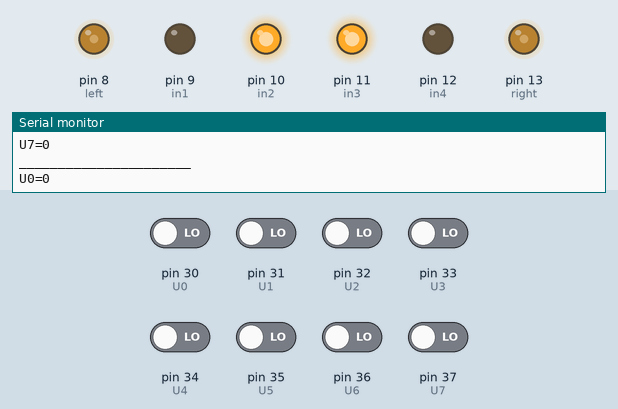
Bench run of a sketch on a simulated Arduino Mega 2560, built with avr-gcc and run on an emulated ATmega2560. Shown: output pins drawn as LEDs (lit = HIGH), the last lines printed to the serial monitor. The inputs (shaded band) are chosen by the test bench; at power-on: pin 30 (U0), pin 31 (U1), pin 32 (U2), pin 33 (U3), pin 34 (U4), pin 35 (U5), pin 36 (U6), pin 37 (U7) LOW.

Above: at 1.2 s.
1.3 s: pin 30 (U0) driven HIGH
At 2.3 s:
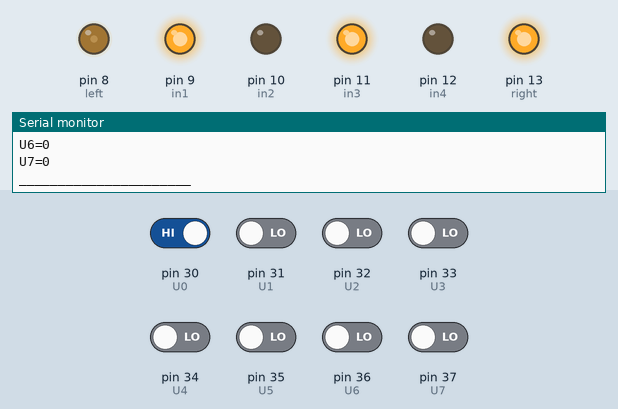
2.8 s: pin 30 (U0) driven LOW
At 3.4 s:
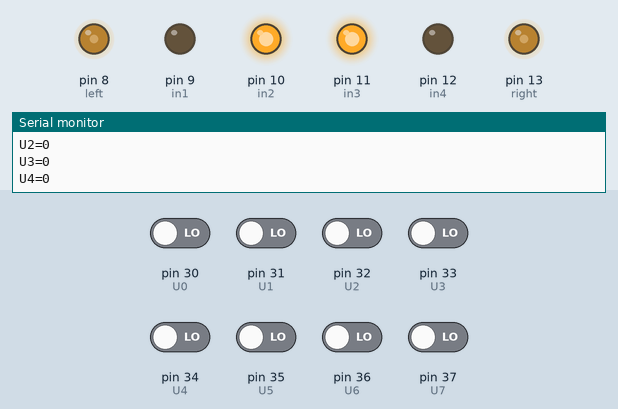
4.3 s: pin 31 (U1) driven HIGH
At 5.5 s:
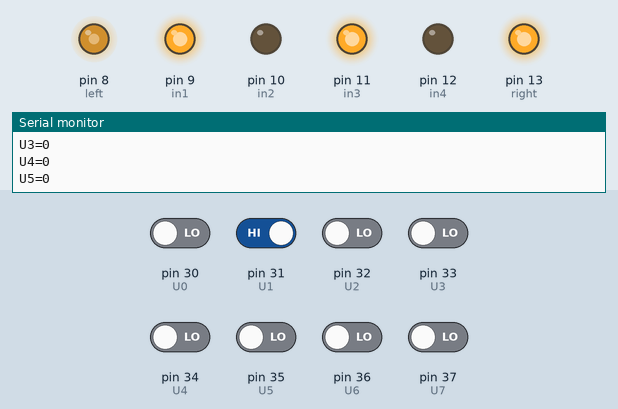
5.8 s: pin 31 (U1) driven LOW
At 6.7 s:
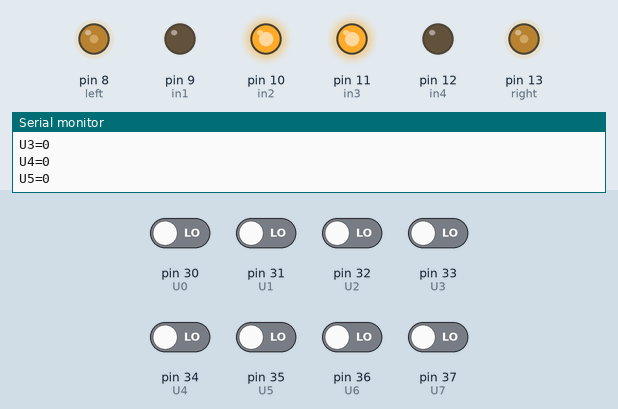
8.8 s: pin 33 (U3) driven HIGH
At 10.0 s:
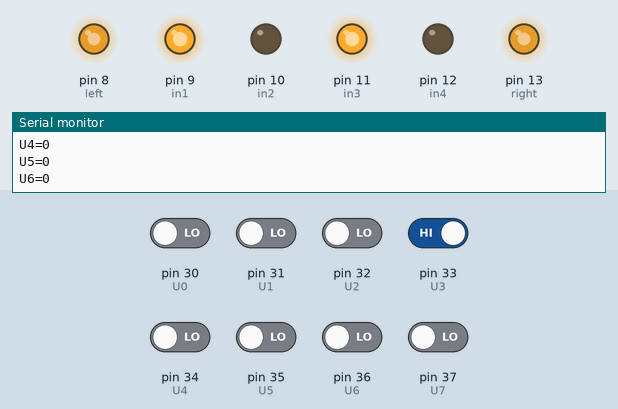
10.3 s: pin 30 (U0) driven HIGH and pin 31 (U1) driven HIGH and pin 32 (U2) driven HIGH and pin 33 (U3) driven LOW and pin 34 (U4) driven HIGH
At 11.0 s:
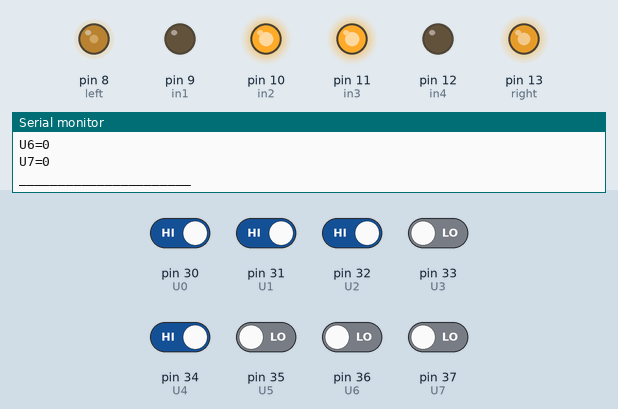
Timing chart, 0 to 12.8 s (numbered marks = the images above; inputs shaded):
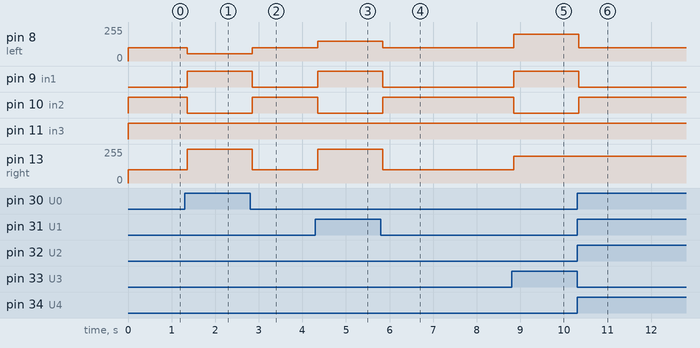

The sketch:

digital_line.ino
```cpp
#define PIN_INPUT A1
#define U0 30
#define U1 31
#define U2 32
#define U3 33
#define U4 34
#define U5 35
#define U6 36
#define U7 37

int left = 8;
int in1 = 9;
int in2 = 10;
int in3 = 11;
int in4 = 12;
int right = 13;

void setup()
{
  pinMode(left, OUTPUT);
  pinMode(in1, OUTPUT);
  pinMode(in2, OUTPUT);
  pinMode(in3, OUTPUT);
  pinMode(in4, OUTPUT);
  pinMode(right, OUTPUT);
  Serial.begin(9600);
}

void loop()

{
  Serial.print("U0=");
  Serial.println(digitalRead(U0));
  Serial.print("U1=");
  Serial.println(digitalRead(U1));
  Serial.print("U2=");
  Serial.println(digitalRead(U2));
  Serial.print("U3=");
  Serial.println(digitalRead(U3));
  Serial.print("U4=");
  Serial.println(digitalRead(U4));
  Serial.print("U5=");
  Serial.println(digitalRead(U5));
  Serial.print("U6=");
  Serial.println(digitalRead(U6));
  Serial.print("U7=");
  Serial.println(digitalRead(U7));
  Serial.println("______________________");


  // ALL HIGH
  if (digitalRead(U0) == 1 && digitalRead(U1) == 1 && digitalRead(U2) == 1 && digitalRead(U3) == 1 && digitalRead(U4) == 1 && digitalRead(U5) == 1 && digitalRead(U6) == 1 && digitalRead(U7) == 1)
  {

    analogWrite(right, 100);
    analogWrite(left, 100);
    digitalWrite(in1, LOW);
    digitalWrite(in3, HIGH);
    digitalWrite(in2, HIGH);
    digitalWrite(in4, LOW);

  }


  //ALL LOW
  if (digitalRead(U0) == 0 && digitalRead(U1) == 0 && digitalRead(U2) == 0 && digitalRead(U3) == 0 && digitalRead(U4) == 0 && digitalRead(U5) == 0 && digitalRead(U6) == 0 && digitalRead(U7) == 0)
  {
    analogWrite(right, 100);
    analogWrite(left, 100);
    digitalWrite(in1, LOW);
    digitalWrite(in3, HIGH);
    digitalWrite(in2, HIGH);
    digitalWrite(in4, LOW);

  }

  /////////////////////////###################################DO NOT CHANGE THIS CODE##############################################?///////////////////////////////////


  //move left
  else if (digitalRead(U0) == 1 && digitalRead(U1) == 1 && digitalRead(U2) == 1 && (digitalRead(U3) == 1 || digitalRead(U4) == 1) && digitalRead(U5) == 0 && digitalRead(U6) == 0 && digitalRead(U7) == 0)
  {
    analogWrite(right, 200);
    analogWrite(left, 100);

    digitalWrite(in1, LOW);
    digitalWrite(in3, HIGH);
    digitalWrite(in2, HIGH);
    digitalWrite(in4, LOW);
  }

  else if (digitalRead(U0) == 0 && digitalRead(U1) == 0 && digitalRead(U2) == 0 && (digitalRead(U3) == 1 || digitalRead(U4) == 1) && digitalRead(U5) == 1 && digitalRead(U6) == 1 && digitalRead(U7) == 1)
  {
    analogWrite(right, 55);
    analogWrite(left, 255);
    digitalWrite(in1, HIGH);
    digitalWrite(in3, LOW);
    digitalWrite(in2, LOW);
    digitalWrite(in4, HIGH);
  }

  else if (digitalRead(U0) == 1 && digitalRead(U1) == 0 && digitalRead(U2) == 0 && digitalRead(U3) == 0 && digitalRead(U4) == 0 && digitalRead(U5) == 0 && digitalRead(U6) == 0 && digitalRead(U7) == 0)
  {
    analogWrite(right, 255);
    analogWrite(left, 55u);

    digitalWrite(in1, HIGH);
    digitalWrite(in3, HIGH);
    digitalWrite(in2, LOW);
    digitalWrite(in4, LOW);
  }
  else if (digitalRead(U0) == 0 && (digitalRead(U1) == 1 || digitalRead(U2) == 1) && digitalRead(U3) == 0 && digitalRead(U4) == 0 && digitalRead(U5) == 0 && digitalRead(U6) == 0 && digitalRead(U7) == 0)
  {
    analogWrite(right, 255);
    analogWrite(left, 150);
    digitalWrite(in1, HIGH);
    digitalWrite(in3, HIGH);
    digitalWrite(in2, LOW);
    digitalWrite(in4, LOW);
  }

  else if (digitalRead(U0) == 0 && digitalRead(U1) == 0 && digitalRead(U2) == 0 && (digitalRead(U3) == 1 || digitalRead(U4) == 1) && digitalRead(U5) == 0 && digitalRead(U6) == 0 && digitalRead(U7) == 0)
  {
    analogWrite(right, 200);
    analogWrite(left, 200);
    digitalWrite(in1, HIGH);
    digitalWrite(in3, HIGH);
    digitalWrite(in2, LOW);
    digitalWrite(in4, LOW);
    delay(30);
  }

  else if (digitalRead(U0) == 0 && digitalRead(U1) == 0 && digitalRead(U2) == 0 && digitalRead(U3) == 0 && digitalRead(U4) == 0 && (digitalRead(U5) == 0 || digitalRead(U6) == 1 ) && digitalRead(U7) == 0)
  {
    analogWrite(right, 150);
    analogWrite(left, 255);
    digitalWrite(in1, HIGH);
    digitalWrite(in3, HIGH);
    digitalWrite(in2, LOW);
    digitalWrite(in4, LOW);
    delay(30);
  }

  else if (digitalRead(U0) == 0 && digitalRead(U1) == 0 && digitalRead(U2) == 0 && digitalRead(U3) == 0 && digitalRead(U4) == 0 && digitalRead(U5) == 0 && digitalRead(U6) == 0 && digitalRead(U7) == 1)
  {
    analogWrite(right, 55);
    analogWrite(left, 255);
    digitalWrite(in1, HIGH);
    digitalWrite(in3, HIGH);
    digitalWrite(in2, LOW);
    digitalWrite(in4, LOW);
    delay(30);
  }

}
```

Measured:
- after the input at 1.3 s, pin 8 (left): 100/255 → 55/255 after 0.06 s; pin 9 (in1): LOW → HIGH after 0.06 s; pin 10 (in2): HIGH → LOW after 0.06 s; pin 13 (right): 100/255 → 255/255 after 0.06 s
- after the input at 2.8 s, pin 8 (left): 55/255 → 100/255 after 0.05 s; pin 9 (in1): HIGH → LOW after 0.05 s; pin 10 (in2): LOW → HIGH after 0.05 s; pin 13 (right): 255/255 → 100/255 after 0.05 s
- after the input at 4.3 s, pin 8 (left): 100/255 → 150/255 after 0.05 s; pin 9 (in1): LOW → HIGH after 0.05 s; pin 10 (in2): HIGH → LOW after 0.05 s; pin 13 (right): 100/255 → 255/255 after 0.05 s
- after the input at 5.8 s, pin 8 (left): 150/255 → 100/255 after 0.05 s; pin 9 (in1): HIGH → LOW after 0.05 s; pin 10 (in2): LOW → HIGH after 0.05 s; pin 13 (right): 255/255 → 100/255 after 0.05 s
- after the input at 8.8 s, pin 8 (left), pin 13 (right): 100/255 → 200/255 at once; pin 9 (in1): LOW → HIGH at once; pin 10 (in2): HIGH → LOW at once
- after the input at 10.3 s, pin 8 (left): 200/255 → 100/255 at once; pin 9 (in1): HIGH → LOW at once; pin 10 (in2): LOW → HIGH at once
